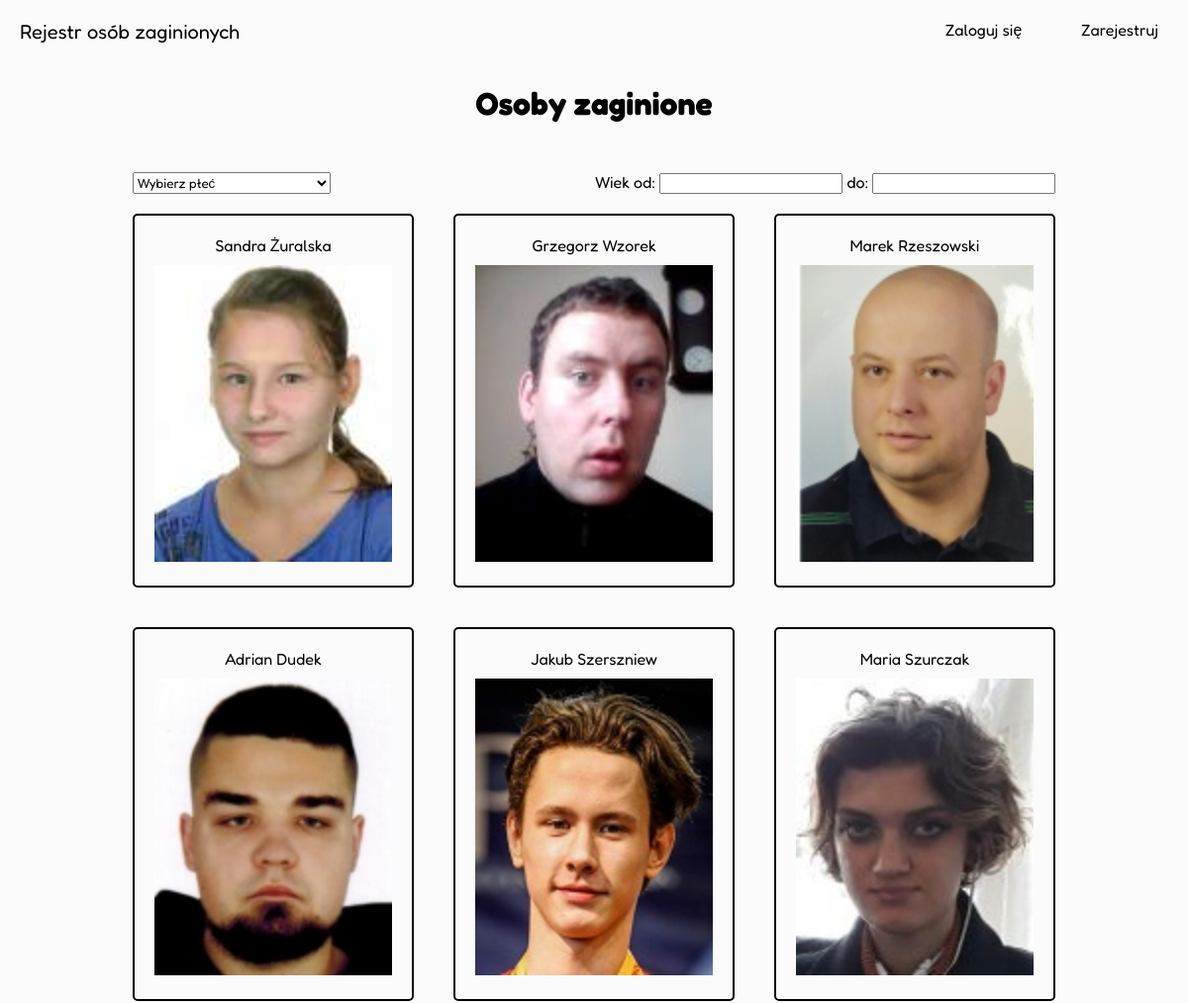
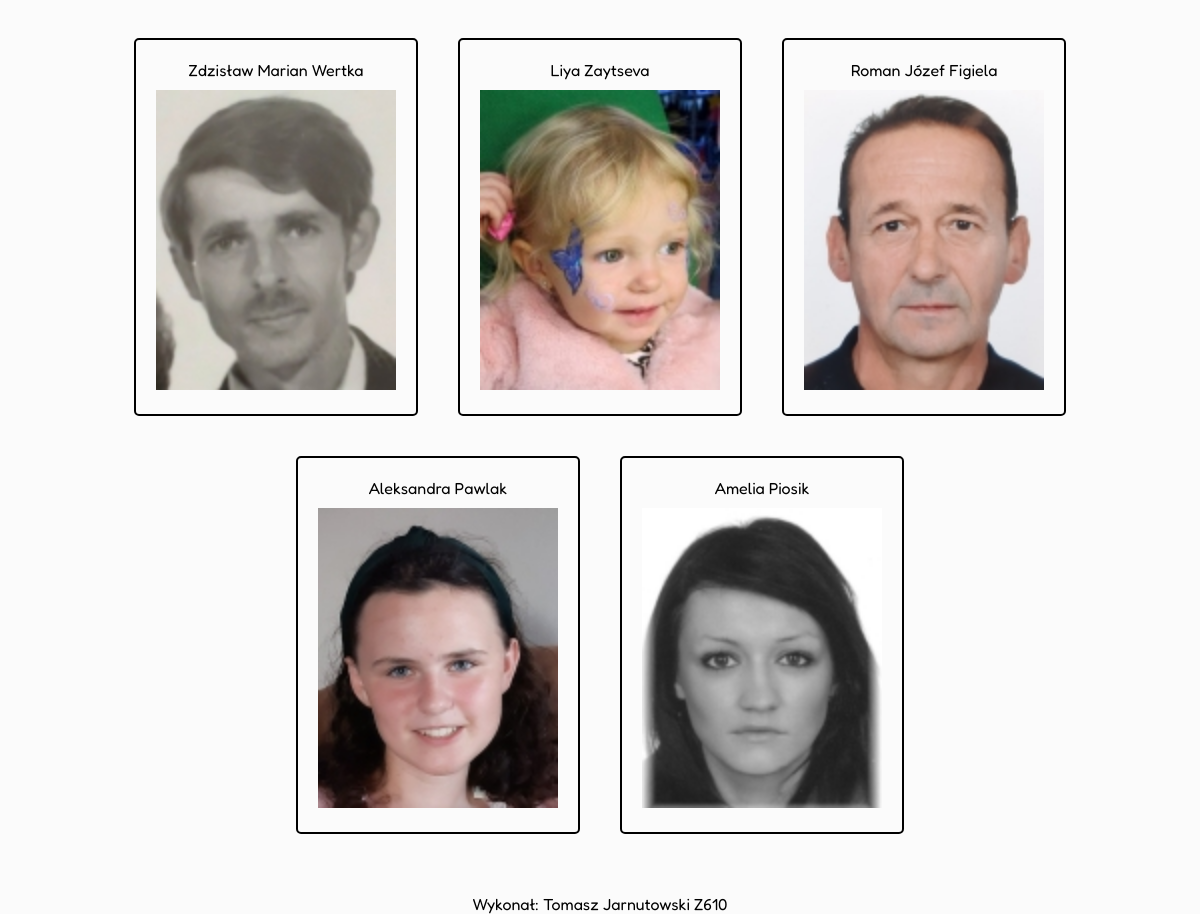
The page / on the database its author committed (2 pictures, top to bottom).
### core/models.py (models this page shows, shortened)
class MissingPerson(models.Model):
    gender_choices = (
        ('M', "Mężczyzna"),
        ('K', "Kobieta")
    )
    id = models.AutoField(primary_key=True)
    age = models.SmallIntegerField(blank=True, verbose_name="Wiek")
    first_name = models.CharField(max_length=50, verbose_name="Imie")
    last_name = models.CharField(max_length=50, verbose_name="Nazwisko")
    gender = models.CharField(choices=gender_choices, max_length=1, verbose_name="Płeć")
    photo = models.ImageField(default="default.png", upload_to="photos/", verbose_name="Zdjęcie")
    description = models.TextField(max_length=500, blank=True, verbose_name="Opis")
    last_seen = models.CharField(max_length=100, blank=True, verbose_name="Ostatnio widziany")
    reporting_person = models.ForeignKey(User, on_delete=models.SET_NULL, null=True)
    created = models.DateTimeField(auto_now_add=True)

### core/views.py (the view)
# urls.py: path('', views.home_view, name='home'),
def home_view(request):
    persons = MissingPerson.objects.all().order_by('-created')
    context = {
        'title': 'Strona głowna',
        'persons': persons
    }
    return render(request, 'core/home.html', context)

### core/templates/core/home.html (shortened to what this page needs)
{% extends 'base.html' %}
{% load static %}
{% block imports %}
<link rel="stylesheet" href="{% static 'css/core.css' %}">
{% endblock imports %}
{% block content %}
<main>
    <h1 class="center-text">Osoby zaginione</h1>
    <section class="fillters">
        <select name="gender" id="gender">
            <option value="">Wybierz płeć</option>
        </select>
        <div class="range">
            <label for="age-from">Wiek od:</label>
            <input type="number" name="age-from" id="age-from">
            <label for="age-to">do:</label>
            <input type="number" name="age-to" id="age-to">
        </div>
    </section>
    <div id="persons">
        {% for person in persons %}
        <a href="{% url 'core:detail' id=person.id%}">
        <article class="person">
            <header class="person-header">
                {{person.first_name}} {{person.last_name}}
            </header>
            <img src="{{ person.photo.url }}">
        </article>
        </a>
        {% endfor %}
    </div>
</main>
{% endblock content %}

### static/css/base.css (style rules this page uses)
body { margin: 0; background-color: #FBFBFB; font-family: "Fredoka", sans-serif; }
a { text-decoration: none; color: #000; }
.center-text { text-align: center; }

### static/css/core.css (style rules this page uses)
#persons { display: flex; flex-wrap: wrap; align-items: center; justify-content: center; }
#persons .person { padding: 20px; margin: 20px; text-align: center; border: 2px solid #000; border-radius: 5px; }
#persons .person img { margin-top: 10px; height: 300px; width: 240px; }
.fillters { margin-top: 50px; display: flex; justify-content: space-around; }
.fillters #gender { width: 200px; font-family: "Fredoka", sans-serif; }

### rows shown on the page
MissingPerson: first_name "Sandra", last_name "Żuralska", photo (picture)
MissingPerson: first_name "Grzegorz", last_name "Wzorek", photo (picture)
MissingPerson: first_name "Marek", last_name "Rzeszowski", photo (picture)
MissingPerson: first_name "Adrian", last_name "Dudek", photo (picture)
MissingPerson: first_name "Jakub", last_name "Szerszniew", photo (picture)
MissingPerson: first_name "Maria", last_name "Szurczak", photo (picture)
MissingPerson: first_name "Zdzisław Marian", last_name "Wertka", photo (picture)
MissingPerson: first_name "Liya", last_name "Zaytseva", photo (picture)
MissingPerson: first_name "Roman Józef", last_name "Figiela", photo (picture)
MissingPerson: first_name "Aleksandra", last_name "Pawlak", photo (picture)
MissingPerson: first_name "Amelia", last_name "Piosik", photo (picture)
